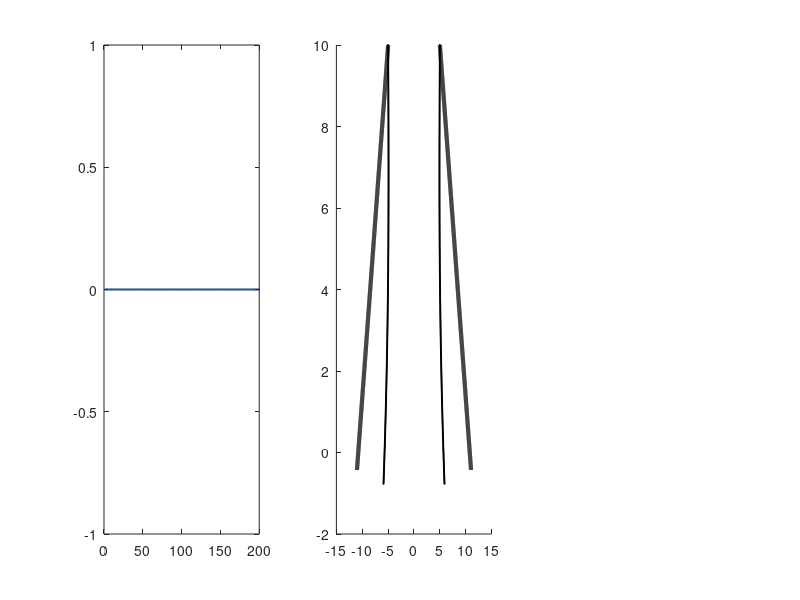

Source code (MATLAB): (Note: this script raises an error after producing the figure.)
% 2-D Kalman Filter model of object tracking
% William Turner

% motion params taken from: https://jov.arvojournals.org/article.aspx?articleid=2765454
object_speed_x = 3.35;
object_speed_y = -5.80;
pattern_speed_x = -5.196;
pattern_speed_y = -2.999;

% specify sampling rate and time window (s)
sampling_rate = 500; % samples per second
delta = 1/sampling_rate; % time step
time = 1.8; % time window of simulation
total_samples = time*sampling_rate;

% slow speed priors 
alpha = 0.9; % object motion
beta = 0.5; % pattern motion 

% specify state error (SDs) 
% used to make the process noise covariance matrix (Q)
% and the state covariance matrix (P)
position_p = 1e-17; % assume change in position is essentially perfectly described by speed x time. 
object_speed_p = 0.9; % assuming slight uncertainty in change in object speed (e.g., from bouncing etc.)
pattern_speed_p = 0.9; % assume same for pattern speed

% specify the measurement error (SDs)
% used to make the measurement covariance matrix (R)
% (note, for simplicities sake I have assumed equal measurement error. 
% however, the relative measurement errors can be adjusted without affecting the overall conclusion,
% so the specific values are somewhat arbitrary. What matters is that there is relatively 
% large uncertainty for the sensory measurements... which is reasonable for stimuli being viewed peripherally)
position_sigma = 4; % uncertainty of position signals
object_speed_sigma = 4; % uncertainty of object speed signals
pattern_speed_sigma = 4; % uncertainty of pattern speed signals

% system matrix
A = [1, delta, 0; 0, alpha, 0; 0, 0, beta];
A = blkdiag(A, A); % make system matrix 2-D (x AND y)

% observation matrix 
H = [1, 0, 0; 0, 1, 0; 0, 1, 1];
H = blkdiag(H, H); % make observation matrix 2-D

% Process noise covariance matrix
Q = diag([position_p, object_speed_p, pattern_speed_p]).^2;
Q = blkdiag(Q, Q); % make process noise covariance matrix 2-D

% Measurement noise covariance matrix
R = diag([position_sigma, object_speed_sigma, pattern_speed_sigma]).^2;

% Anisotropic motion noise
R_perpen = R;
R_perpen(3,3) = 0.125 * R(3,3); % this can only affect pattern motion
R_fixed_2D = blkdiag(R, R_perpen); % make measurement noise covariance matrix 2-D

% specify inputs
object_pos_x_series = ((1:total_samples) - 1) * (object_speed_x / sampling_rate);
object_pos_y_series = ((1:total_samples) - 1) * (object_speed_y / sampling_rate);
input_hat = [object_pos_x_series; repmat(object_speed_x, 1, total_samples); repmat(object_speed_x + pattern_speed_x, 1, total_samples);
             object_pos_y_series; repmat(object_speed_y, 1, total_samples); repmat(object_speed_y + pattern_speed_y, 1, total_samples)];

% Lognormal distribution
mu = -0.5;
sigma = 0.25;
steps = 200;
time_steps = linspace(0, 2.5, steps);
pdf = (1 ./ (time_steps .* sigma .* sqrt(2 * pi))) .* exp(-((log(time_steps) - mu).^2) ./ (2 * sigma.^2));
pdf(isnan(pdf)) = 0;

figure;

for flash = [1, 2]
    
    % set up number of loops (1 per gain modululation) and colors 
    if flash == 1
        loops = 0;         
    else
        loops = [0.00125, 0.005, 0.0125, 0.01875];
        colors = [0.99215686, 0.66459054, 0.39430988; ...
                 0.95893887, 0.4532872 , 0.12179931; ...
                 0.79607843, 0.26297578, 0.00607459; ...
                 0.52202999, 0.1621684 , 0.01507113];  % taken from python
    end
        
    for loop = loops
        
        if loop == 0
           color = [0.03137255, 0.18823529, 0.41960784]; % taken from python
        else
            color = colors(loop == loops, :);
        end
        
        gainMod = loop * pdf; % scale the pdf for to get the gain modulation function
        
        % Empty matrices for measurements...
        X_hat_minus = zeros(size(A, 1), total_samples);
        X_hat_plus = zeros(size(A, 1), total_samples);
        
        % ... and for covariances
        P_minus = zeros(size(A, 1), size(A, 1), total_samples);
        P_plus = zeros(size(A, 1), size(A, 1), total_samples);
        
        % initialise errors (exact values don't seem to matter too much)
        initial_P_plus = diag(diag(Q) ./ (1 - diag(A).^2));
        initial_P_plus(isinf(initial_P_plus)) = 1e-15;
        P_plus(:, :, 1) = initial_P_plus;
        
        Rotation_m = eye(6);

        % loop through timesteps
        for i = linspace(2, total_samples, total_samples - 1)
            
            Z = input_hat(:,i);   
  
            theta = cart2pol(Z(3), Z(6)); % get x and y speed for pattern (polar)
            theta_o = cart2pol(Z(2), Z(5)); % get x and y speed for object (polar)
            
            % Rotation  
            Rotation_m(3,3) = cos(theta);
            Rotation_m(3,6) = -sin(theta);
            Rotation_m(6,3) = sin(theta);
            Rotation_m(6,6) = cos(theta);

            Rotation_m(2,2) = cos(theta_o);
            Rotation_m(2,5) = -sin(theta_o);
            Rotation_m(5,2) = sin(theta_o);
            Rotation_m(5,5) = cos(theta_o);

            R = Rotation_m * R_fixed_2D * Rotation_m';
          
            %% PREDICT 
            % see eq. 7: https://www.bzarg.com/p/how-a-kalman-filter-works-in-pictures/
            X_hat_minus(:,i) = A * X_hat_plus(:,i-1);
            P_minus(:,:,i) = (A * P_plus(:,:,i-1) * A') + Q;

            %% UPDATE %% 
            % see eqs. 18 and 19: https://www.bzarg.com/p/how-a-kalman-filter-works-in-pictures/
            % K = P_minus(:, :, i) * H' * inv(H * P_minus(:, :, i) * H' + R);
            K = P_minus(:, :, i) * H' / (H * P_minus(:, :, i) * H' + R);

            % Additive gain modulation
            if i > 450 && i < (450 + length(time_steps)) 
                
                K = K + diag(repmat(gainMod(i-450), 1, 6));
                
            end
            
            % update means and covariances
            X_hat_plus(:,i) = X_hat_minus(:,i) + K * (Z - (H * X_hat_minus(:,i)));
            P_plus(:,:,i) = P_minus(:,:,i) - K * H * P_minus(:,:,i);
                    
        end
        
        % plot gain modulation function
        subplot(1,3,1)
        plot(gainMod, 'Color', color, 'LineWidth', 1.5)
        hold on
       
        % using approximate x and y offsets to position the simulated stimulus like Nakayama & Holcombe 
        % (unfortunately they don't give enough detail to perfectly replicate)
        xoffset = 5;
        yoffset = 10;
        
        subplot(1,3,flash+1)
        hold on 
        
        % plot one stimulus
        plot(xoffset + object_pos_x_series, yoffset + object_pos_y_series, 'LineWidth', 3, color = 'k')
        scatter(xoffset + squeeze(X_hat_plus(1,:)), yoffset + squeeze(X_hat_plus(4,:)), 0.5, color)    
        
        % plot the other stimulus (just mirror things)
        plot(-xoffset - object_pos_x_series, yoffset + object_pos_y_series, 'LineWidth', 3, color = 'k')
        scatter(-xoffset - squeeze(X_hat_plus(1,:)), yoffset + squeeze(X_hat_plus(4,:)), 0.5, color)
    
    end
    
    % specify plot aesthetics 
    if flash == 2
        title("Gain Modulation", fontsize = 15, fontweight = 'bold')  
        set(gca,'YColor','none')

    else
        title("No Modulation", fontsize = 15, fontweight = 'bold')
        ylabel('y position (dva)', fontsize = 15, fontweight = 'bold')
        yticks([-15, 0, 15])
    end
    
    xlim([-19, 19])
    xticks([-19,0,19])
    xlabel('x position (dva)', fontsize = 15, fontweight = 'bold')     
    ylim([-15, 15])
    ax = gca;
    ax.FontSize = 15; 
    box off
    set(gca,'color','none')

end

subplot(1,3,1)

% gain modulation plot aesthetics
yticks([0, 0.02, 0.04, 0.06])
title("Modulation Function", fontsize = 15, fontweight = 'bold')  % Add a title to the axes.
ylim([-0.0012, 0.065])
xlim([-10, 210])
xlabel('Time (ms)', fontsize = 15, fontweight = 'bold')  % Add an x-label to the axes.
ylabel('Δ Gain', fontsize = 15, fontweight = 'bold')  % Add a y-label to the axes.
ax = gca;
ax.FontSize = 15; 
box off
set(gca,'color','none')
